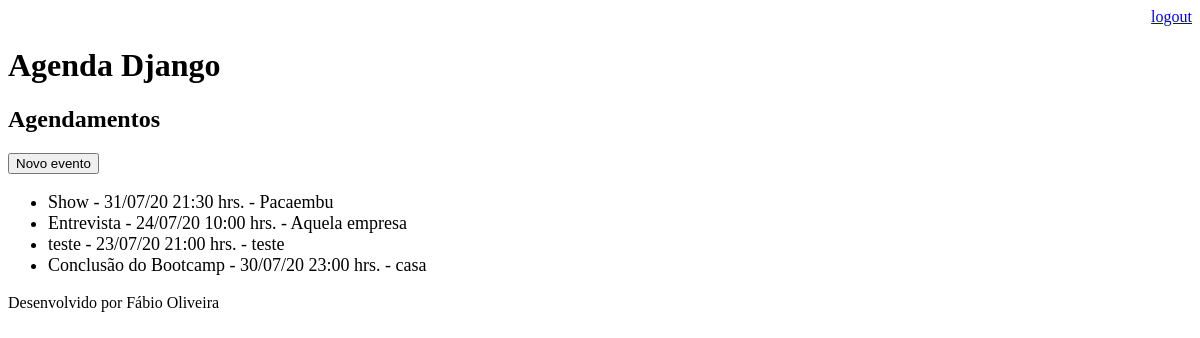
The page /agenda/ (signed in) on the database as committed earlier.
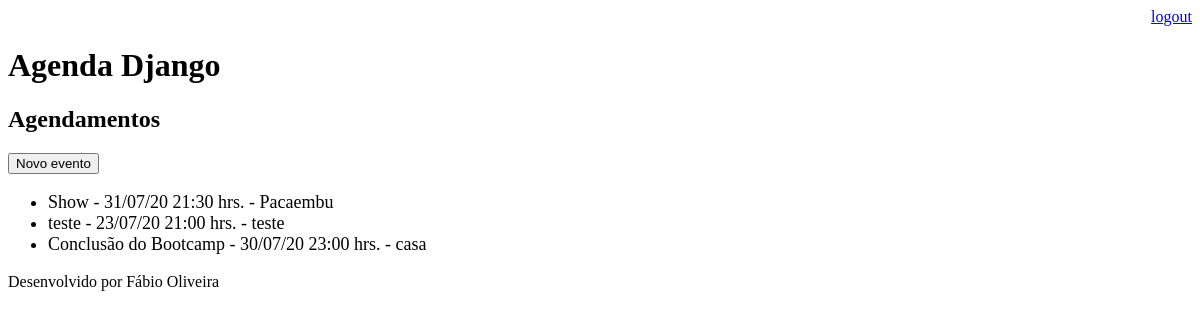
The same page on the database as committed later.
### core/models.py (models this page shows, shortened)
class Evento(models.Model):
    titulo = models.CharField(max_length=100) # máximo 100 caracteres, não pode ser branco ou nulo
    descricao = models.TextField(blank=True, null=True) # não tem limite de caracteres, pode ser branco ou nulo
    data_evento = models.DateTimeField(verbose_name='Data do evento') #campo de data e hora, não pode ser nulo, e customiza nome
    data_criacao = models.DateTimeField(auto_now=True) #campo de data e hora, pega hora da inserção automaticamente
    usuario = models.ForeignKey(User, on_delete=models.CASCADE) # acrescenta foreign key com usuários do django
    local = models.CharField(max_length=100, blank=True, null=True)  # máximo 100 caracteres, pode ser branco ou nulo
    class Meta:
        db_table = 'evento'
    def get_data_evento(self): # cria função
        return self.data_evento.strftime('%d/%m/%y %H:%M hrs.') # que retorna a data e hora do evento formatadas

### core/views.py (the view)
# urls.py: path('agenda/', views.lista_eventos), # cria rota 'agenda/' para executar 'lista_eventos'
@login_required(login_url='/login/')  # exige autênticação para função, sem autenticação: direciona para a página '/login/'
def lista_eventos(request): # função que
    usuario = request.user # pega o nome do usuário na requisição
    evento = Evento.objects.filter(usuario= usuario) # obtém uma lista dos eventos do usuário da requisição
    dados = {'eventos' : evento} # cria um dicionário com a lista de eventos
    return render(request, 'agenda_django.html', dados) # renderiza a página 'agenda_django.html' e passa o dicionário

### templates/agenda_django.html
{% extends "model-page.html" %}
{% block content %}
    <h2>Agendamentos</h2>
    <a href="evento/">
        <button type="button">Novo evento</button>
    </a>
    <ul style="font-size: 18px">
        {% for evento in eventos %}
            <li>{{ evento.titulo }} - {{ evento.get_data_evento }} - {{ evento.local }}</li>
        {% endfor %}
    </ul>
{% endblock %}

### templates/model-page.html
<!DOCTYPE html>
<html lang="en">
<head>
    {% include "model-header.html" %}
</head>
<body>
    {% block content %} {% endblock %}
    {% include "model-footer.html" %}
</body>
</html>

### templates/model-header.html (shortened to what this page needs)
    <div align="right">
        <a href="/logout">logout</a>
    </div>
    <h1>Agenda Django</h1>

### templates/model-footer.html
<p>Desenvolvido por Fábio Oliveira</p>

Rows that differ between the two databases and show on the page:
removed Evento: titulo "Entrevista", get_data_evento "24/07/20 10:00 hrs.", local "Aquela empresa"
